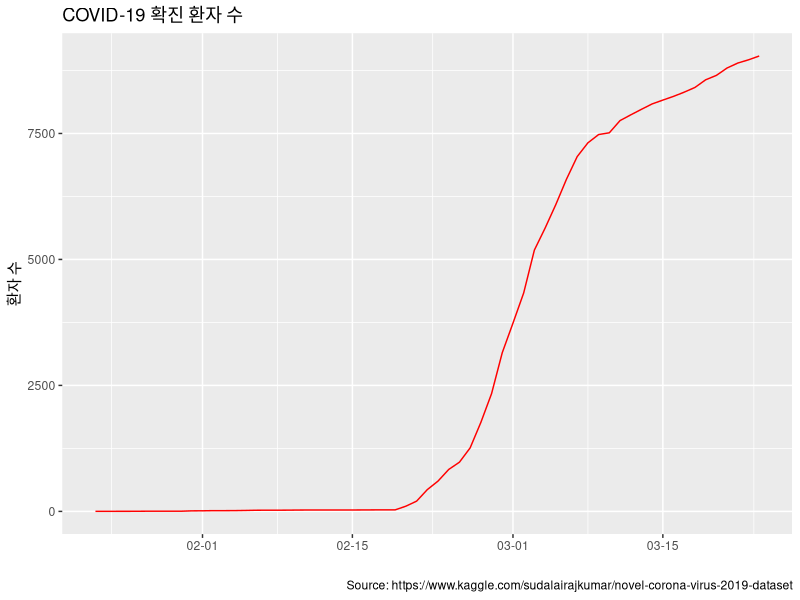
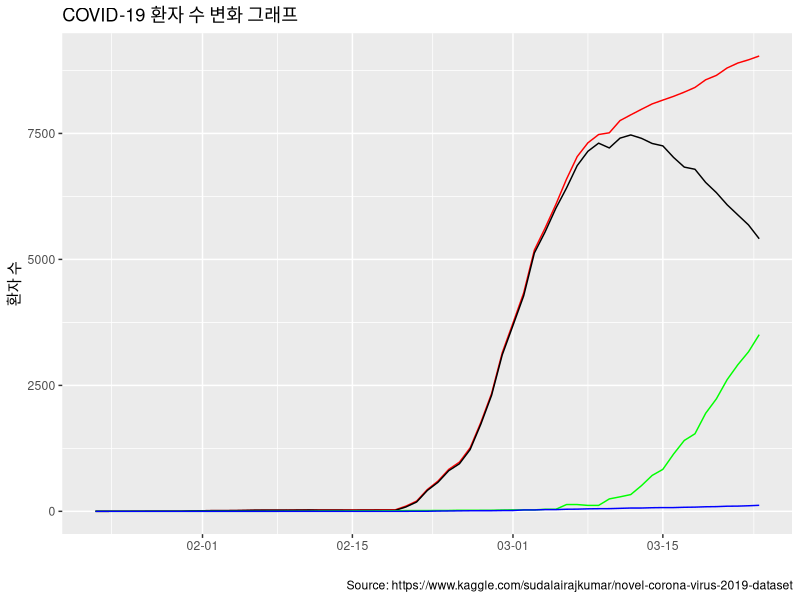
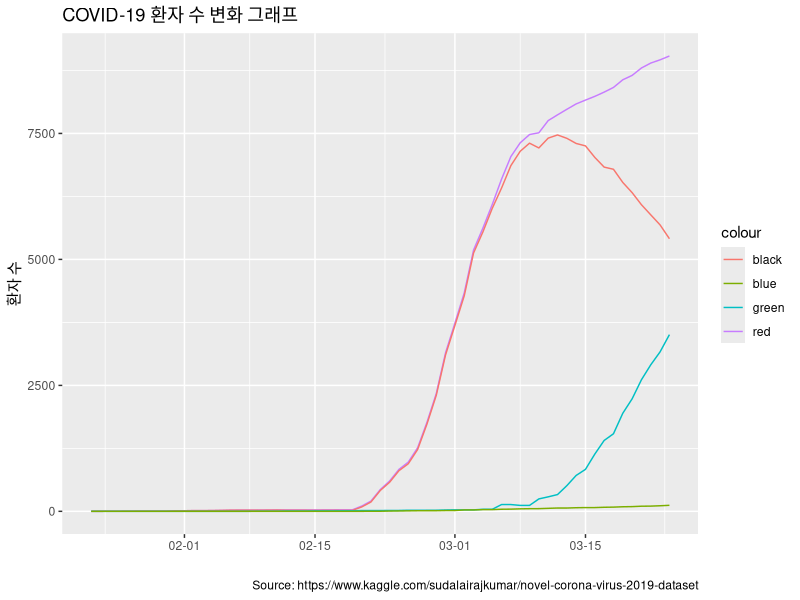
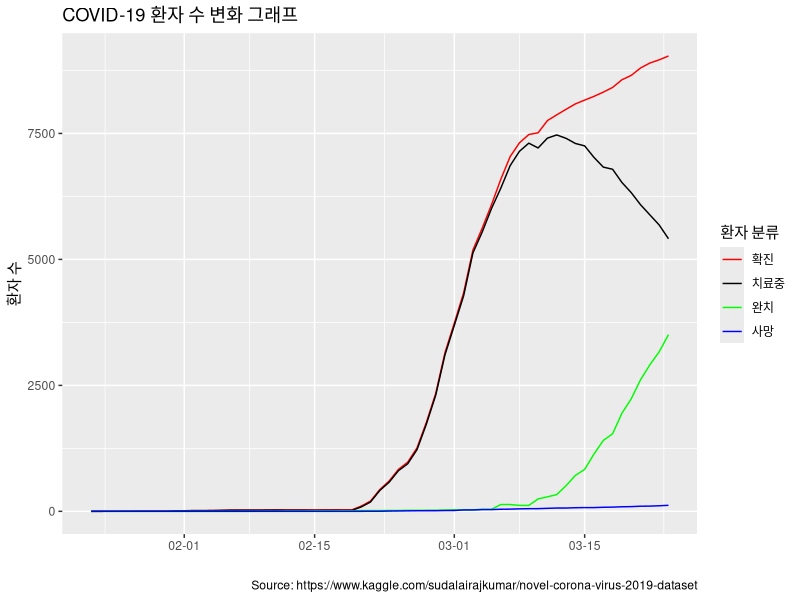
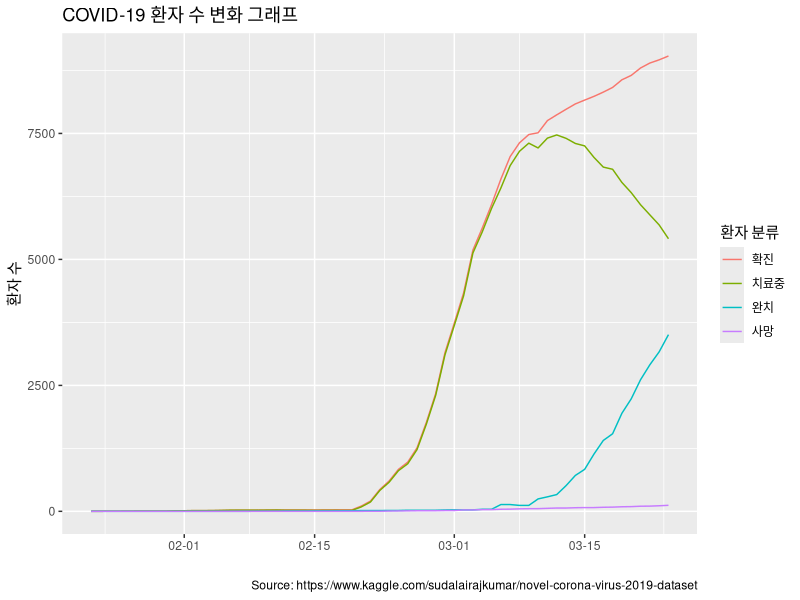
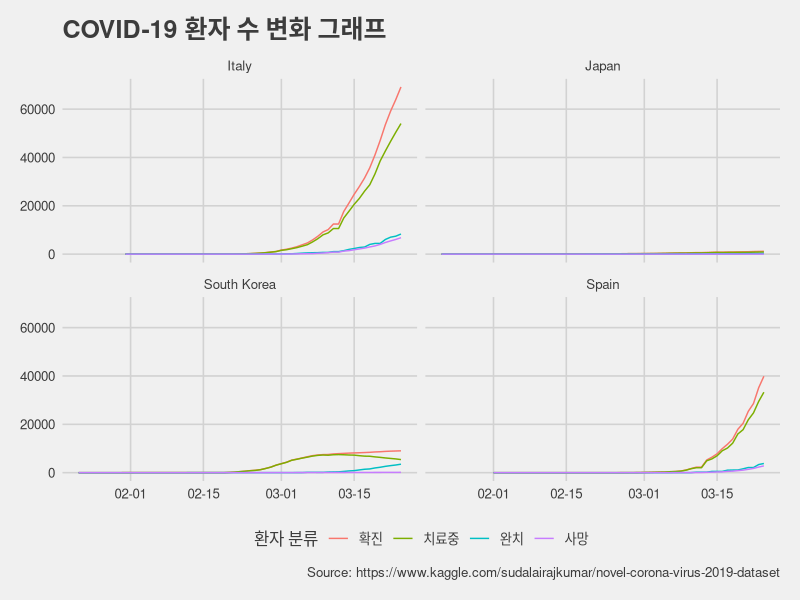
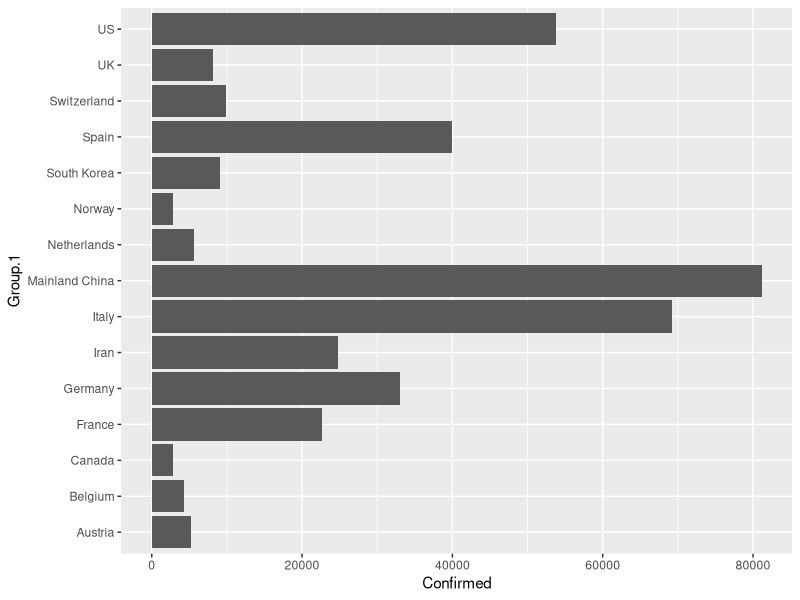
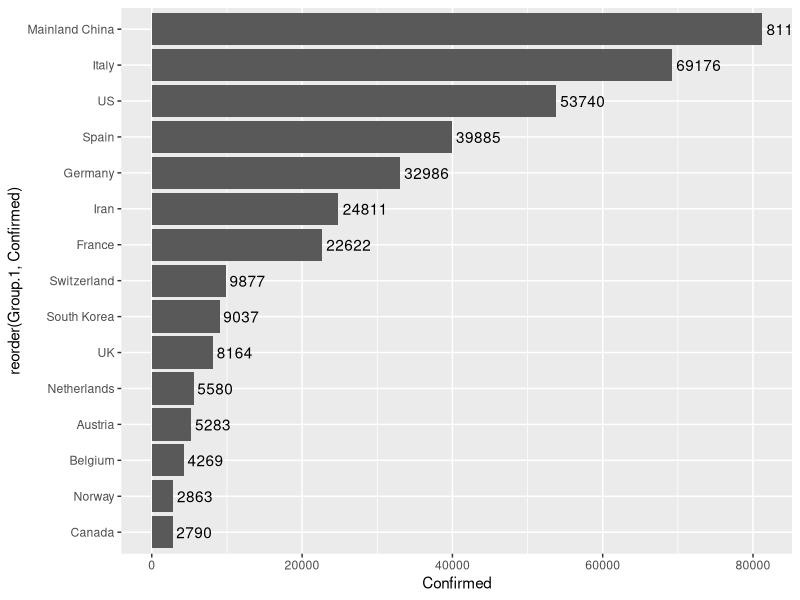

Source code (R) for these figures, in order:
## ---- chunk 1
# 사용할 패키지 추가
library(ggplot2)
library(tidyr)
library(dplyr)
library(ggthemes)
# (Mac 사용자만) 기본 테마에 대해서 한글 깨짐 방지 위해 추가 
theme_set(theme_gray(base_family=''))
## ---- chunk 2
# 데이터파일 읽기
covid <- read.csv("covid_19_data.csv")
str(covid)

# 텍스트 형태의 날짜를 Date 객체로 변환
covid$ObservationDate <- as.Date(covid$ObservationDate, format = "%m/%d/%y")
str(covid)

# 한국의 데이터만 추출#filter를 써도 무관
covid_kor <- subset(covid, Country.Region == "South Korea")
str(covid_kor)

# 확진자 수 line plot 작성
p <- ggplot(covid_kor, aes(x=ObservationDate, y=Confirmed)) + geom_line(color="red") + scale_x_date(date_labels = "%m-%d") + labs(title = "COVID-19 확진 환자 수", x="", y="환자 수", caption = "Source: https://www.kaggle.com/sudalairajkumar/novel-corona-virus-2019-dataset") 
p

# 치료 중 환자 수 column 추가
covid_kor$Current <- covid_kor$Confirmed - covid_kor$Deaths - covid_kor$Recovered
str(covid_kor)

# 4개의 라인 동시에 추가 (line의 색으로 구분)
ggplot(covid_kor, aes(x=ObservationDate)) + geom_line(aes(y=Confirmed), color="red") + geom_line(aes(y=Current), color="black") + geom_line(aes(y=Recovered), color="green") + geom_line(aes(y=Deaths), color="blue") + scale_x_date(date_labels = "%m-%d") + labs(title = "COVID-19 환자 수 변화 그래프", x="", y="환자 수", caption = "Source: https://www.kaggle.com/sudalairajkumar/novel-corona-virus-2019-dataset")

# aes 함수에 color를 추가한다면 어떻게 될까?#잘못된 형태임.
ggplot(covid_kor, aes(x=ObservationDate)) + geom_line(aes(y=Confirmed, color="red")) + geom_line(aes(y=Current, color="black")) + geom_line(aes(y=Recovered, color="green")) + geom_line(aes(y=Deaths, color="blue")) + scale_x_date(date_labels = "%m-%d") + labs(title = "COVID-19 환자 수 변화 그래프", x="", y="환자 수", caption = "Source: https://www.kaggle.com/sudalairajkumar/novel-corona-virus-2019-dataset") 

# scale_color_manual 활용하여 범례 표시 수정#color에 임의의 이름을 붙혀주고 scale함수로 이름에따라서 범례와 색깔을 지정해줌.
ggplot(covid_kor, aes(x=ObservationDate)) + geom_line(aes(y=Confirmed, color="con")) + geom_line(aes(y=Current, color="cur")) + geom_line(aes(y=Recovered, color="rec")) + geom_line(aes(y=Deaths, color="dea")) + scale_x_date(date_labels = "%m-%d") + labs(title = "COVID-19 환자 수 변화 그래프", x="", y="환자 수", caption = "Source: https://www.kaggle.com/sudalairajkumar/novel-corona-virus-2019-dataset", color="환자 분류") + scale_color_manual(breaks=c("con", "cur", "rec", "dea"),labels=c("확진", "치료중", "완치", "사망"), values=c("red", "black", "green", "blue"))

# 환자 유형을 column으로 가지는 새로운 데이터프레임 생성
# 4개로 나누어진 환자유형을 하나의 칼럼으로 합쳐줌. 시각화하기 더 쉬움.
# tidyr 패키지의 gather() 사용
# 원래 데이터에서 confiremd 부터 current까지를 하나의 칼럼으로 만들자
covid_kor2 <- gather(covid_kor, key="type", value="count", Confirmed:Current)
str(covid_kor2)


# line plot 동시에 작성
ggplot(covid_kor2, aes(x=ObservationDate, y=count, color=factor(type, levels=c("Confirmed", "Current", "Recovered", "Deaths"), labels=c("확진", "치료중","완치","사망")))) + geom_line() + scale_x_date(date_labels = "%m-%d") + labs(title = "COVID-19 환자 수 변화 그래프", x="", y="환자 수", caption = "Source: https://www.kaggle.com/sudalairajkumar/novel-corona-virus-2019-dataset", color="환자 분류")
## ---- chunk 3
# 한국, 이탈리아, 일본, 스페인 데이터 추출
covid2 <- subset(covid, Country.Region == "South Korea" | Country.Region == "Italy" | Country.Region == "Japan" | Country.Region == "Spain")
str(covid2)

#치료중 환자 칼럼 추가
covid2$Current <- covid2$Confirmed - covid2$Deaths - covid2$Recovered

# 환자유형을 column으로 가지는 새로운 데이터프레임 생성
covid_2s <- gather(covid2, key="type", value="count", Confirmed:Current)
str(covid_2s)

# 4개 국가의 환자수 변화 그래프를 동시에 시각화
ggplot(covid_2s, aes(x=ObservationDate, y=count, color=factor(type, levels=c("Confirmed", "Current", "Recovered", "Deaths"), labels=c("확진", "치료중","완치","사망")))) + geom_line() + scale_x_date(date_labels = "%m-%d") + labs(title = "COVID-19 환자 수 변화 그래프", x="", y="환자 수", caption = "Source: https://www.kaggle.com/sudalairajkumar/novel-corona-virus-2019-dataset", color="환자 분류") + facet_wrap(~Country.Region) + theme_fivethirtyeight() +  theme(text = element_text(family = ""))
## ---- chunk 4
# 2020/03/24 시점의 누적 확진자 수 추출
covid_now <- subset(covid, ObservationDate == "2020-03-24")
str(covid_now)

# 국가, 환자수 데이터만 추출
covid_now <- covid_now[, c(4, 6, 7, 8)]
str(covid_now)

# 국가 하나가 여러 state로 나누어져 있는 경우, 하나의 국가에 대한 값으로 sum
# aggregate() 함수 사용
covid_agg <- aggregate(x=covid_now[-1], by=list(covid_now$Country.Region), sum)
str(covid_agg)

# 확진자 수가 많은 15개의 국가를 추출하기 위해 데이터프레임을 Confirmed에 따라 정렬함
# dplyr 패키지의 arrange() 함수 사용
covid_agg_ordered <- arrange(covid_agg, -Confirmed)

# 상위 15개 국가 데이터를 추출
covid_agg_15 <- covid_agg_ordered[1:15,] 

# bar chart 그리기
ggplot(covid_agg_15, aes(x=Group.1, y=Confirmed)) + geom_bar(stat="identity") + coord_flip()

# 확진자 수에 따라 bar 정렬
p <- ggplot(covid_agg_15, aes(x=reorder(Group.1, Confirmed), y=Confirmed)) + geom_bar(stat="identity") + coord_flip()

# label 추가
p <- p + geom_text(aes(label=Confirmed), hjust=-0.1)
p

# y축 범위 조정
p <- p + scale_y_continuous(limits=c(0, 85000))
p

# customizing
p + labs(x="", y="확진자 수", title="국가 별 COVID-19 확진자 수", subtitle="2020년 3월 24일 기준", caption = "Source: https://www.kaggle.com/sudalairajkumar/novel-corona-virus-2019-dataset") + theme_fivethirtyeight() + theme(text = element_text(family = ""))

